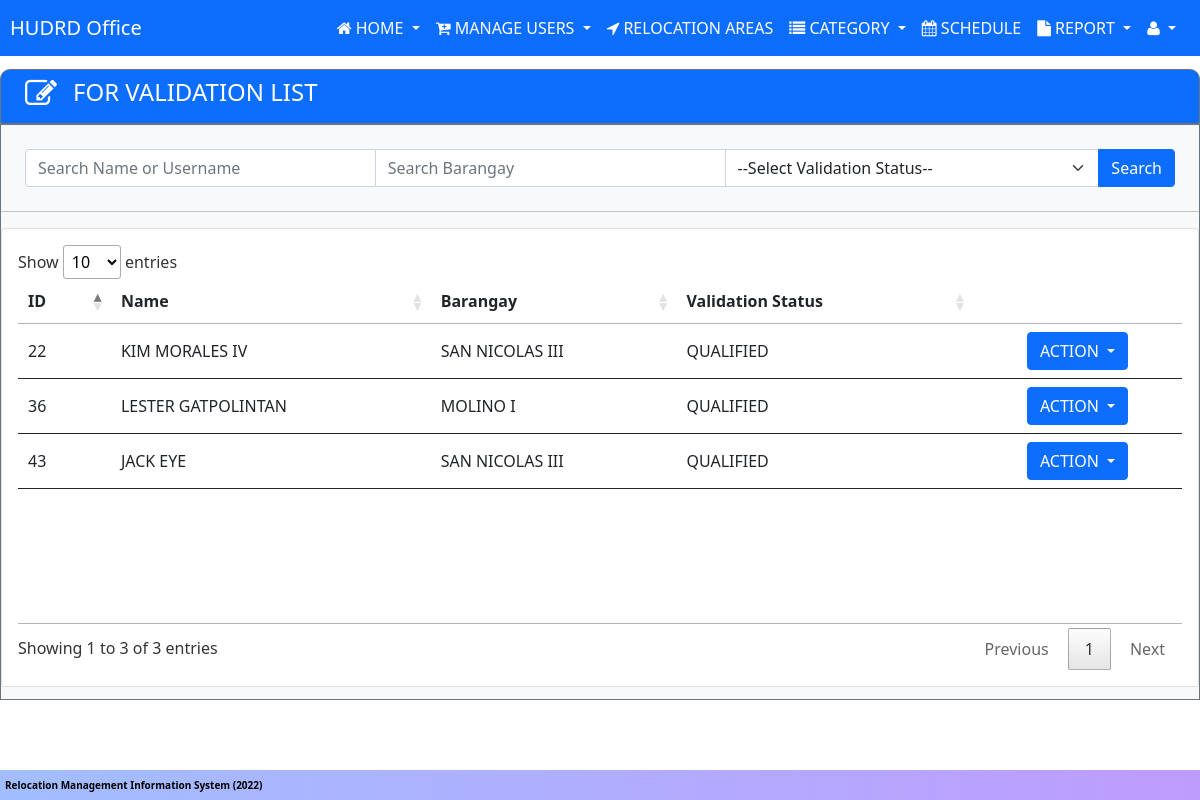
/userData/hudrd/hudrd-validation.php (signed in), run on the app's committed database.
### tables this page shows
CREATE TABLE `tbl_users` (
  `user_id` int(11) NOT NULL AUTO_INCREMENT,
  `fname` varchar(100) NOT NULL,
  `mname` varchar(100) NOT NULL,
  `lname` varchar(100) NOT NULL,
  `ename` varchar(50) NOT NULL,
  `detailed_add` varchar(100) NOT NULL,
  `barangay` varchar(100) NOT NULL,
  `city` varchar(100) NOT NULL,
  `gender` varchar(255) NOT NULL,
  `age` int(11) NOT NULL,
  `bday` date NOT NULL,
  `contact_no` varchar(50) NOT NULL,
  `email` varchar(100) NOT NULL,
  `resetCode` varchar(10) NOT NULL,
  `user_type` varchar(50) NOT NULL,
  PRIMARY KEY (`user_id`)
);

CREATE TABLE `tbl_validation` (
  `v_id` int(11) NOT NULL AUTO_INCREMENT,
  `v_occupant_type` varchar(255) NOT NULL,
  `v_length_of_stay` int(11) NOT NULL,
  `v_structure_class` varchar(255) NOT NULL,
  `v_structure_type` varchar(255) NOT NULL,
  `v_proof1` varchar(255) NOT NULL,
  `v_proof_file1` varchar(255) NOT NULL,
  `v_proof2` varchar(255) NOT NULL,
  `v_proof_file2` varchar(255) NOT NULL,
  `v_civil_status` varchar(255) NOT NULL,
  `v_partner_name` varchar(255) NOT NULL,
  `v_status` varchar(255) NOT NULL,
  `v_remark` varchar(255) NOT NULL,
  `v_handler` varchar(11) NOT NULL DEFAULT 'PENDING',
  `v_handled_date` date DEFAULT curdate(),
  `user_id` int(11) NOT NULL,
  PRIMARY KEY (`v_id`),
  UNIQUE KEY `user_id` (`user_id`),
  CONSTRAINT `fk_user_id` FOREIGN KEY (`user_id`) REFERENCES `tbl_users` (`user_id`) ON DELETE CASCADE ON UPDATE CASCADE
);

### includes/validationModal.php (the view, shortened to what this page needs)
<div class="dropdown">
    <button class="btn btn-primary dropdown-toggle" id="dropdownMenu1" type="button" data-bs-toggle="dropdown">
        ACTION
    </button>
</div>

### userData/hudrd/hudrd-validation.php (shortened to what this page needs)
<?php include '../../includes/header.php';
?>
<div class=" bg-primary d-inline-flex w-100 p-2 border border-1 border-secondary text-white"
    style="border-top-left-radius: 10px;border-top-right-radius:10px;">
    <i class="ps-3 fa fa-2x fa-edit "></i>
    <h4 class="ps-3 w-50">FOR VALIDATION LIST</h4>
</div>
<div class="bg-light  me-auto ms-auto border-1 border-secondary border" style="min-height: 72vh;">
    <form action="<?php echo $_SERVER['PHP_SELF']; ?>" method="POST" class="m-3">
        <div class="input-group p-2">
            <input type="text" name="searchKey" id="" class="form-control" value="<?php if (isset($_POST['searchKey'])) {
                                                                                        echo $_POST['searchKey'];
                                                                                    } ?>"
                placeholder="Search Name or Username">
            <input type="text" name="barangay_filter" id="" value="<?php if (isset($_POST['barangay_filter'])) {
                                                                        echo $_POST['barangay_filter'];
                                                                    } ?>" class="form-control"
                placeholder="Search Barangay">
            <select name="v_status_filter" class="form-select" id="">
                <?php
                if (isset($_POST['v_status_filter'])) {
                    if (($_POST['v_status_filter']) == "") {
                        echo '<option class="" value="">--Select Validation Status--</option>';
                    } else {
                        echo '<option class="" hidden selected value="' . $_POST['v_status_filter'] . '">' . $_POST['v_status_filter'] . '</option>';
                        echo '<option class="" value="">--Select Validation Status--</option>';
                    }
                } else {
                    echo '<option class="" value="">--Select Validation Status--</option>';
                }
                ?>
            </select>
            <input type="submit" name="submitSearch" value="Search" class=" btn btn-primary">
        </div>
    </form>
    <hr>
    <div class="card">
        <div class="card-body">
            <table class="table table-hover table-responsive nowrap w-100" id="example">
                <thead>
                    <tr>
                        <th>ID</th>
                        <th>Name</th>
                        <th>Barangay</th>
                        <th>Validation Status</th>
                        <th></th>
                    </tr>
                </thead>
                <tbody>
                    <?php
                    require_once '../../includes/conn.php';
                    if (isset($_POST['submitSearch'])) {
                        $searchName = $conn->real_escape_string($_POST['searchKey']);
                        $searchBarangay = $conn->real_escape_string($_POST['barangay_filter']);
                        $searchStatus = $conn->real_escape_string($_POST['v_status_filter']);
                        $sql = "SELECT * FROM tbl_users INNER JOIN tbl_accounts ON tbl_users.user_id = tbl_accounts.user_id INNER JOIN tbl_validation ON tbl_users.user_id = tbl_validation.user_id ";
                        $condition = array();
                        if (!empty($searchName)) {
                            array_push($condition, "(tbl_users.fname LIKE '%$searchName%' OR tbl_users.lname LIKE '%$searchName%' OR tbl_users.ename LIKE '%$searchName%' OR tbl_users.mname LIKE '%$searchName%' OR CONCAT(tbl_users.fname,' ',tbl_users.lname) LIKE '%$searchName%' OR CONCAT(fname,' ',lname,' ',ename) LIKE '%$searchName%')");
                        }
                        if (!empty($searchBarangay)) {
                            array_push($condition, "tbl_users.barangay LIKE '%$searchBarangay%' ");
                        }
                        if (!empty($searchStatus)) {
                            array_push($condition, "tbl_validation.v_status = '$searchStatus'");
                        }
                        $query = $sql;
                        if (count($condition) > 0) {
                            $query .= " WHERE " . implode(' AND ', $condition);
                        }
                        $result = $conn->query($query);
                        if (mysqli_num_rows($result) > 0) {
                            while ($row = $result->fetch_assoc()) :
                    ?>
                    <tr>
                        <td><?php echo $row['v_id'] ?></td>
                        <td><?php echo $row['fname'] . " " . $row['lname'] . " " . $row['ename'] ?></td>
                        <td><?php echo $row['barangay'] ?></td>
                        <td><?php echo $row['v_status'] ?></td>
                        <td class="text-center">
                            <?php include "../../includes/validationModal.php" ?>
                        </td>
                    </tr>
                    <?php
                            endwhile;
                        } else {
                            echo '<td colspan="4" class=" text-danger text-center">
                    NO RECORDS FOUND
                    </td>';
                        }
                        ?>
                    <?php
                    } else {
                        $query = $conn->query("SELECT * FROM tbl_users  INNER JOIN tbl_accounts ON tbl_users.user_id = tbl_accounts.user_id INNER JOIN tbl_validation ON tbl_users.user_id = tbl_validation.user_id ");
                        if (mysqli_num_rows($query) > 0) {
                            while ($row = mysqli_fetch_array($query)) :
                        ?>
                    <tr>
                        <td><?php echo $row['v_id'] ?></td>
                        <td><?php echo $row['fname'] . " " . $row['lname'] . " " . $row['ename'] ?></td>
                        <td><?php echo $row['barangay'] ?></td>
                        <td><?php echo $row['v_status'] ?></td>
                        <td class="text-center">
                            <?php include "../../includes/validationModal.php" ?>
                        </td>
                    </tr>
                    <?php
                            endwhile;
                        } else {
                            echo '<td colspan="4" class=" text-danger text-center">
                    NO RECORDS FOUND
                    </td>';
                        }
                    }
                    ?>
                </tbody>
            </table>
        </div>
    </div>
</div>
<?php include '../../includes/footer.php'; ?>

### css/navAndFoot.css (style rules this page uses)
body { font-family: "Franklin Gothic Medium", "Arial Narrow", Arial, sans-serif; height: auto; padding-top: 4.3rem; padding-bottom: 2.5rem; }

### data on the page
tbl_users: tbl_validation.v_id "22", fname "KIM", lname "MORALES", ename "IV", barangay "SAN NICOLAS III", tbl_validation.v_status "QUALIFIED"
tbl_users: tbl_validation.v_id "43", fname "JACK", lname "EYE", barangay "SAN NICOLAS III", tbl_validation.v_status "QUALIFIED"
tbl_users: tbl_validation.v_id "36", fname "LESTER", lname "GATPOLINTAN", barangay "MOLINO I", tbl_validation.v_status "QUALIFIED"
